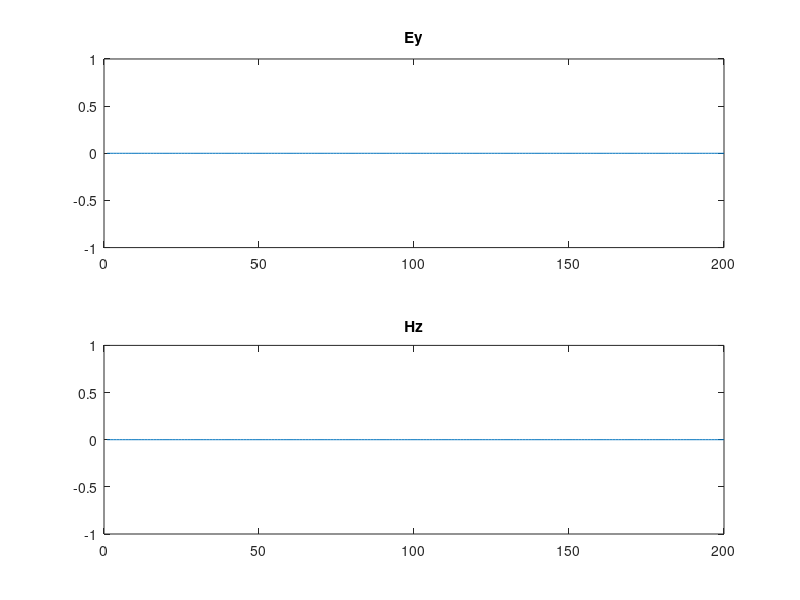

Reproduce this figure in MATLAB. (Note: this script raises an error after producing the figure.)
close all
clear all
clc

N=400;
h=2*pi/(N-1);

Dif=zeros(N);
i=sqrt(-1);
O=zeros(N);
b=eye(N);
value_EzHy=zeros(N,1);
value_EyHz=zeros(N,1);
tic;
%-----------create difference matrix---------------
for j=1:N-1
    Dif(j*N+j)=1;   
end
Dif_n=transpose(Dif);
Dif=(1/(2*h))*(Dif+(-1)*Dif_n);
Dif((N-1)*N+1)=-1/(2*h);
Dif(N)=1/(2*h);
D=[-Dif O;O -Dif];

B=i*[O b;b O];  
[vec_EzHy,lambda_EzHy]=eig(D,B);
[vec_EyHz,lambda_EyHz]=eig(-D,B);
%--------------eigenvalue ------------------
for s=1:2*N
    value_EzHy(s)=lambda_EzHy(s,s);
    value_EyHz(s)=lambda_EyHz(s,s);
end
M1=mat2cell(vec_EzHy,[N N]);
M2=mat2cell(vec_EyHz,[N N]);
vec_Ez=M1{1,1};
vec_Hy=M1{2,1};
vec_Ey=M2{1,1};
vec_Hz=M2{2,1};

val_want_EyHz=find(value_EyHz <2 & value_EyHz > -2);
val_want_EzHy=find(value_EzHy <2 & value_EzHy > -2);

[EyHz_cnt,n]=size(val_want_EyHz);
[EzHy_cnt,n]=size(val_want_EzHy);
 
for j=1:EyHz_cnt
    for i=1:N/2
    a=zeros(N/2,1);
    b=zeros(N/2,1);
    a(i)=vec_Ey(2*i-1,val_want_EyHz(j,1));
    b(i)=imag(vec_Hz(2*i,val_want_EyHz(j,1)));
    end
    subplot(2,1,1);
    plot(a);
    title('Ey')
    subplot(2,1,2); 
    plot(b);
    title('Hz')
    mov1(j) = getframe(gcf);
end

movie2avi(mov1, 'EyHz.avi', 'fps', 8);

for j=1:EzHy_cnt
    for i=1:N/2
    a=zeros(N/2,1);
    b=zeros(N/2,1);
    c(i)=vec_Ez(2*i-1,val_want_EzHy(j,1));
    d(i)=imag(vec_Hy(2*i,val_want_EzHy(j,1)));
    end
    subplot(2,1,1);
    plot(c);
    title('Ez')
    subplot(2,1,2); 
    plot(d);
    title('Hy')
    mov2(j) = getframe(gcf);
end
movie2avi(mov2, 'EzHy.avi', 'fps', 8);
toc;